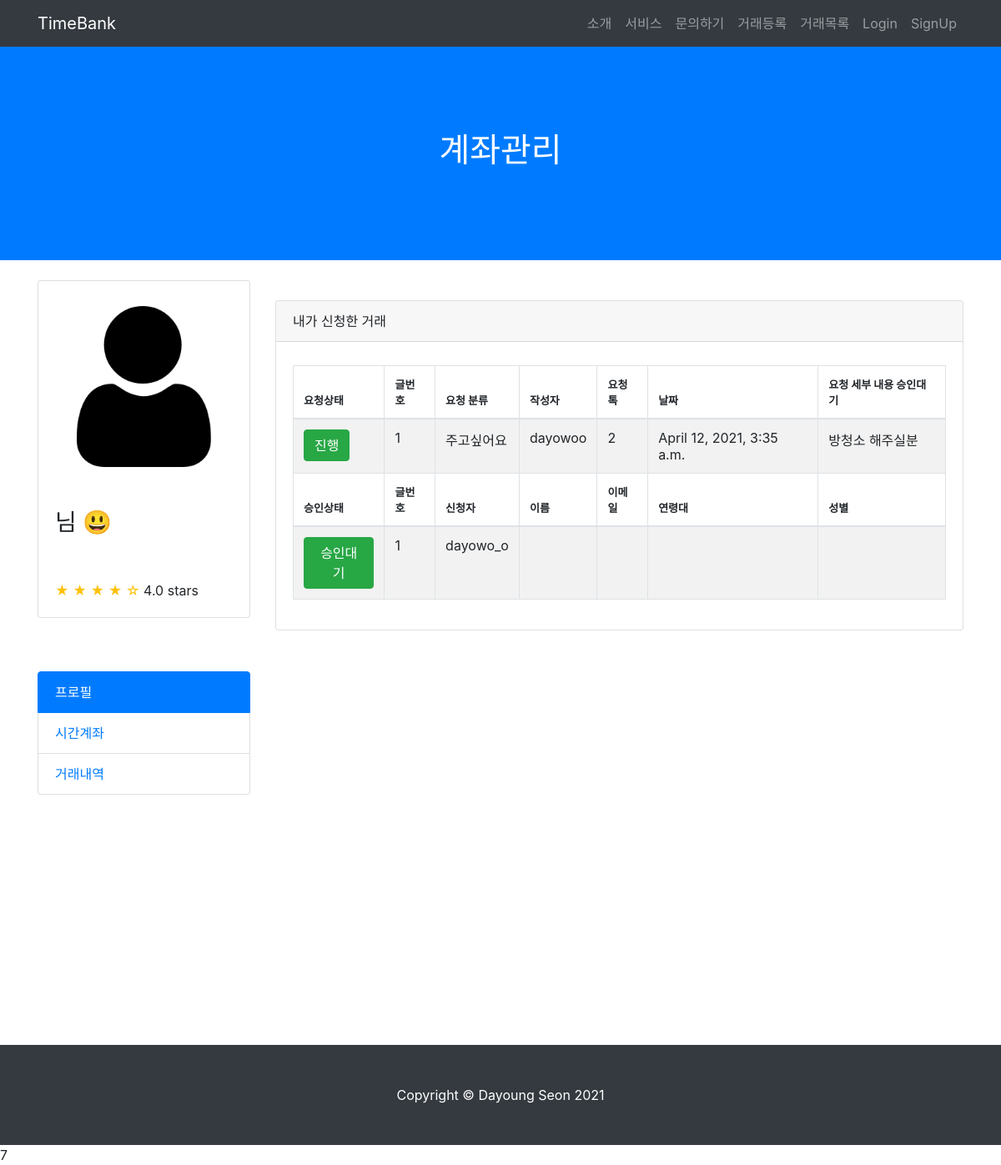
/account/my_register_detail/1, run on an earlier commit of the app's database.
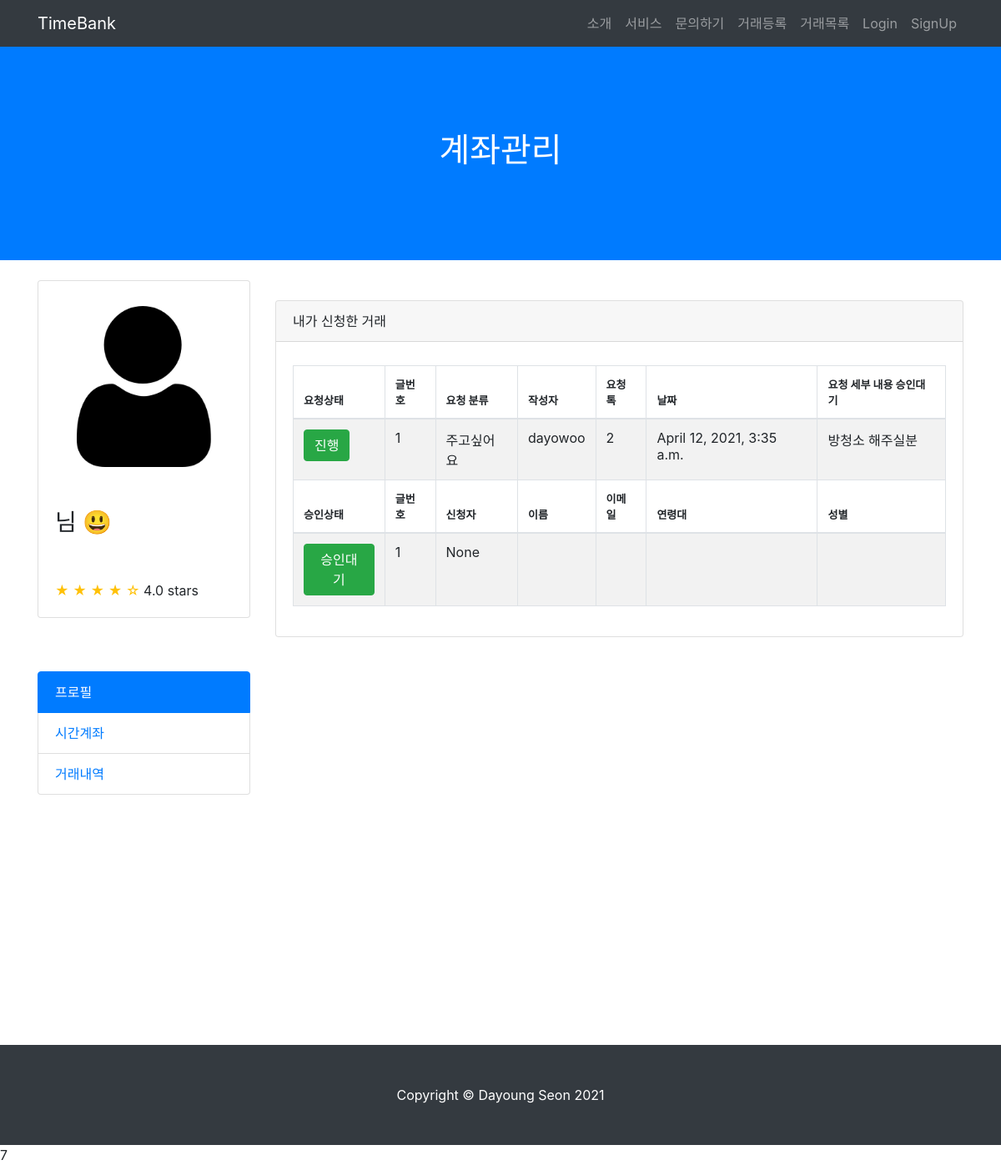
And on a later commit of the database.
### TimeBank_app/models.py (models this page shows, shortened)
class Post(models.Model):
    date = models.CharField(max_length=140)
    start_time = models.CharField(max_length=140)
    end_time = models.CharField(max_length=140)
    service_choice = (('주고싶어요','주고싶어요'), ('받고싶어요','받고싶어요'))
    service = models.CharField(max_length=50, choices=service_choice)
    location = models.CharField(max_length=140)
    main_work = models.CharField(max_length=140)
    content = models.TextField(verbose_name='내용')
    created_at = models.DateTimeField(auto_now_add=True, verbose_name='등록시간')
    tok = models.IntegerField(default=0, verbose_name='거래톡')
    author = models.ForeignKey('TimeBank_account.User', on_delete=models.CASCADE, verbose_name='작성자')
    status_list = (('대기','대기'),('진행','진행'),('완료','완료'),('중단','중단'))
    status = models.CharField(max_length=50, choices=status_list, default='대기')
    respond_list = (('요청대기','요청대기'),('요청승인', '요청승인'),('요청거절','요청거절'))
    respond = models.CharField(max_length=50, choices=respond_list, verbose_name='승인상태', default='요청대기')
    applicants = models.CharField(max_length=140, verbose_name='신청자', null=True)
    giver = models.CharField(max_length=140, verbose_name='주는사람', null=True)
    taker = models.CharField(max_length=140, verbose_name='받는사람', null=True)
    class Meta:
        ordering = ['-created_at']

### TimeBank_account/models.py (models this page shows)
class User(AbstractUser):
    username = models.CharField(max_length=64, verbose_name='사용자ID', unique=True)
    email = models.EmailField(max_length=128, verbose_name='E-mail')
    name = models.CharField(max_length=64, verbose_name='이름')
    password = models.CharField(max_length=100, verbose_name='비밀번호')
    contact = models.CharField(max_length=150, verbose_name='연락처')
    birth = models.CharField(max_length=150, verbose_name='생년월일')
    user_age = models.CharField(max_length=50, verbose_name='연령대')
    gender = models.CharField(max_length=10, verbose_name='성별')
    balance = models.IntegerField(verbose_name='잔액', default=0)
    registered_dtn = models.DateField(auto_now_add=True, verbose_name='가입일자')
    image = models.ImageField(upload_to="images/", blank=True)
    about = models.TextField(verbose_name="소개말", blank=True)
    object = CustomUserManager()
    def __str__(self):
        return self.username
    class Meta:
        db_table = 'TimeBank_user'

### TimeBank_account/views.py (the view)
# urls.py: path('my_register_detail/<int:post_id>', views.my_register_detail, name="my_register_detail"),
def my_register_detail(request, post_id):
    register_post = Post.objects.get(pk=post_id)
    btn_msg = register_post.status
    if register_post.status == "진행":
        if register_post.taker == str(request.user):
            btn_msg = "완료하기"
        else:
            btn_msg = "승인대기"
    return render(request, "my_register_detail.html", {"register_post":register_post, 'btn_msg':btn_msg})

### TimeBank_account/templates/my_register_detail.html (shortened to what the changed rows need)
{% load static %}
<html lang="en">
<head>
  <link href="{% static 'vendor/bootstrap/css/bootstrap.min.css' %}" rel="stylesheet">
  <link href="{% static 'css/scrolling-nav.css' %}" rel="stylesheet">
</head>
<body id="page-top">
  <header class="bg-primary text-white">
    <div class="container text-center">
      <h1>계좌관리</h1>
    </div>
  </header>
 <div class="container">
  <div class="row">
    <div class="col-lg-9">
      <div class="card card-outline-secondary my-5">
        <div class="card-body">
          <table id="example" class="table table-striped table-bordered" style="width:100%">
            <thead>
              <tr>
                <th style="font-size: 13px;">요청상태</th>
                <th style="font-size: 13px;">글번호</th>
                <th style="font-size: 13px;">요청 분류</th>
                <th style="font-size: 13px;">작성자</th>
                <th style="font-size: 13px;">요청톡</th>
                <th style="font-size: 13px;">날짜</th>
                <th style="font-size: 13px;">요청 세부 내용 {{btn_msg}}</th>
            </tr>
            </thead>
            <tbody>
                  <tr>
                    {% if register_post.status == "대기" %}
                      <td><button type="button" class="btn btn-primary">{{ register_post.status }}</button></td>
                      {% elif register_post.status == "진행" %}
                      <td><button type="button" class="btn btn-success">{{ register_post.status }}</button></td>
                      {% elif register_post.status == "완료" %}
                      <td><button type="button" class="btn btn-warning">{{ register_post.status }}</button></td>
                      {% elif register_post.status == "중단" %}
                      <td><button type="button" class="btn btn-secondary">{{ register_post.status }}</button></td>
                      {% endif %}
                      <td>{{ register_post.id }}</td>
                      <td>{{ register_post.service }}</td>
                      <td>{{ register_post.author }}</td>
                      <td>{{ register_post.tok }}</td>
                      <td>{{ register_post.created_at }}</td>
                      <td>{{ register_post.content }}</td>
                </tr>
            </tbody>
            <thead>
                <tr>
                  <th style="font-size: 13px;">승인상태</th>
                  <th style="font-size: 13px;">글번호</th>
                  <th style="font-size: 13px;">신청자</th>
                  <th style="font-size: 13px;">이름</th>
                  <th style="font-size: 13px;">이메일</th>
                  <th style="font-size: 13px;">연령대</th>
                  <th style="font-size: 13px;">성별</th>
              </tr>
              </thead>
              <tbody>
                <tr>
                    {% if register_post.status == "대기" %}
                    <td><button type="button" class="btn btn-primary">{{ post.status }}</button></td>
                    {% elif register_post.status == "진행" %}
                    <td>
                      {% if btn_msg == "완료하기" %}
                        <form action="{% url 'reg_success' register_post.id %}" method="POST">
                          {% csrf_token %}
                              <button type="submit" class="btn btn-success">{{btn_msg}}</button>
                        </form>
                        <form action="{% url 'reg_stop' register_post.id %}" method="POST">
                          {% csrf_token %}
                              <button type="submit" class="btn btn-danger">중단하기</button>
                        </form>
                      {% elif btn_msg == "승인대기" %}
                        <button type="submit" class="btn btn-success">{{btn_msg}}</button>
                    {% endif %}
                  </td>
                    {% elif register_post.status == "완료" %}
                    <td><button type="button" class="btn btn-warning">{{ register_post.status }}</button></td>
                    {% elif register_post.status == "중단" %}
                    <td><button type="button" class="btn btn-secondary">{{ register_post.status }}</button></td>
                    {% endif %}
                    <td>{{ register_post.id }}</td>
                    <td>{{ register_post.applicants }}</td>
                    <td>{{ my_post.tok }}</td>
                    <td>{{ my_post.date }}</td>
                    <td>{{ my_post.content }}</td>
                    <td>{{ my_post.content }}</td>
                </tr>
            </tbody>
          </table>
        </div>
      </div>
    </div>
</div>
</div>
</body>

What changed in the data, as far as the page shows it:
changed Post "진행": applicants "dayowo_o" → "None"
